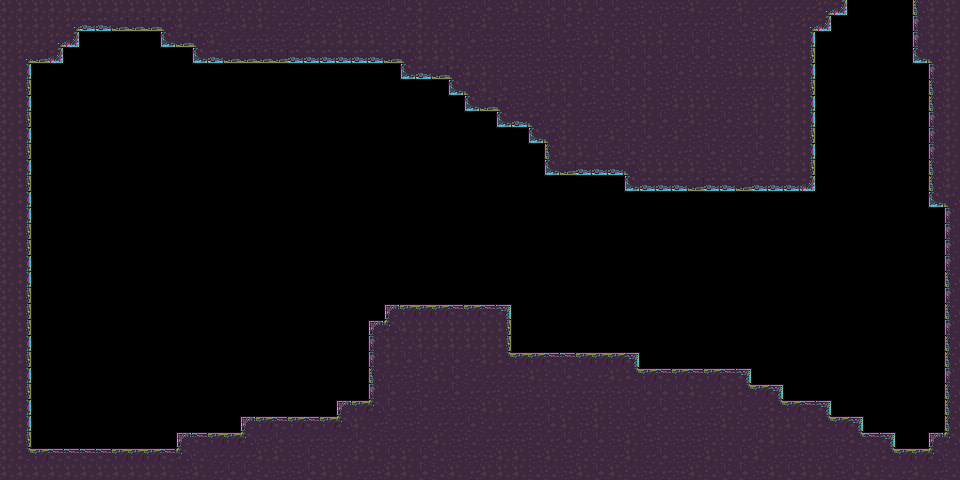

Tiled map render using the project's own tile images. Description and the whole map definition, tile-layer contents included, below:
An orthogonal 60x30 tile map with 16x16 px tiles, 1 tile layer (terrain), 3 tilesets and 3 objects (finish-line, ball-spawn).

<map version="1.10" tiledversion="1.12.2" orientation="orthogonal" renderorder="right-down" width="60" height="30" tilewidth="16" tileheight="16" infinite="0" nextlayerid="3" nextobjectid="7">
 <properties>
  <property name="boost_line-capacity" type="float" value="20000" />
  <property name="cannon-count" type="int" value="3" />
  <property name="line-capacity" type="float" value="20000" />
 </properties>
 <tileset firstgid="1" source="tileset.tsx" />
 <tileset firstgid="289" source="../background/images.tsx" />
 <tileset firstgid="290" source="../experimental/moebius-1-small.tsx" />
 <objectgroup id="2" name="game" opacity="0.37">
  <object id="2" name="finish-line" x="825.515" y="18.2982">
   <polygon points="0,0 -5.51514,105.702 115.818,105.702 115.818,-2.29788" />
  </object>
  <object id="3" name="ball-spawn" x="180" y="126.667">
   <point />
  </object>
  <object id="6" gid="289" x="-0.333333" y="480.333" width="962" height="480.667" />
 </objectgroup>
 <layer id="1" name="terrain" width="60" height="30">
  <data encoding="csv">
299,299,299,299,299,299,299,299,299,299,299,299,299,321,299,297,299,297,313,305,297,321,321,321,305,305,299,313,321,297,305,321,299,297,305,305,299,305,305,321,297,321,321,299,313,313,299,313,313,313,313,293,308,0,0,0,0,303,299,299,
299,299,299,299,293,307,307,294,294,294,295,299,313,313,297,299,299,313,321,313,313,299,321,297,297,313,299,313,299,313,299,313,321,321,299,305,297,297,313,321,297,305,313,313,321,297,305,297,299,313,293,308,0,0,0,0,0,298,299,299,
299,299,299,293,308,0,0,0,0,0,306,294,295,299,313,313,321,321,313,299,299,299,299,299,297,299,299,299,297,305,321,321,297,321,305,313,297,299,305,297,299,299,297,305,305,297,321,297,299,321,300,0,0,0,0,0,0,298,299,299,
299,293,294,308,0,0,0,0,0,0,0,0,306,307,294,294,294,294,307,307,307,307,307,307,294,295,299,299,299,313,321,313,321,297,321,321,313,313,299,305,305,305,321,305,305,297,297,321,321,297,301,0,0,0,0,0,0,306,295,299,
299,300,0,0,0,0,0,0,0,0,0,0,0,0,0,0,0,0,0,0,0,0,0,0,0,306,307,294,295,299,299,297,297,321,321,297,305,297,305,297,305,321,305,297,297,321,299,299,299,299,300,0,0,0,0,0,0,0,298,299,
299,301,0,0,0,0,0,0,0,0,0,0,0,0,0,0,0,0,0,0,0,0,0,0,0,0,0,0,306,295,299,305,321,297,299,299,305,297,305,305,305,321,297,297,297,313,313,321,313,299,301,0,0,0,0,0,0,0,303,299,
299,300,0,0,0,0,0,0,0,0,0,0,0,0,0,0,0,0,0,0,0,0,0,0,0,0,0,0,0,306,294,295,321,313,305,305,313,297,321,297,299,321,299,299,299,297,321,299,305,299,300,0,0,0,0,0,0,0,303,299,
299,301,0,0,0,0,0,0,0,0,0,0,0,0,0,0,0,0,0,0,0,0,0,0,0,0,0,0,0,0,0,306,307,295,313,299,313,321,313,305,299,305,313,299,321,305,297,299,313,299,300,0,0,0,0,0,0,0,298,299,
299,300,0,0,0,0,0,0,0,0,0,0,0,0,0,0,0,0,0,0,0,0,0,0,0,0,0,0,0,0,0,0,0,306,295,299,297,313,299,297,305,313,299,321,297,313,313,305,313,299,301,0,0,0,0,0,0,0,298,299,
299,301,0,0,0,0,0,0,0,0,0,0,0,0,0,0,0,0,0,0,0,0,0,0,0,0,0,0,0,0,0,0,0,0,303,299,299,305,321,305,297,297,313,297,305,297,297,305,321,299,300,0,0,0,0,0,0,0,298,299,
299,300,0,0,0,0,0,0,0,0,0,0,0,0,0,0,0,0,0,0,0,0,0,0,0,0,0,0,0,0,0,0,0,0,306,294,307,307,307,295,299,299,299,299,321,299,305,297,305,299,301,0,0,0,0,0,0,0,303,299,
299,301,0,0,0,0,0,0,0,0,0,0,0,0,0,0,0,0,0,0,0,0,0,0,0,0,0,0,0,0,0,0,0,0,0,0,0,0,0,306,307,307,307,294,307,307,294,307,307,307,308,0,0,0,0,0,0,0,303,299,
299,300,0,0,0,0,0,0,0,0,0,0,0,0,0,0,0,0,0,0,0,0,0,0,0,0,0,0,0,0,0,0,0,0,0,0,0,0,0,0,0,0,0,0,0,0,0,0,0,0,0,0,0,0,0,0,0,0,306,295,
299,300,0,0,0,0,0,0,0,0,0,0,0,0,0,0,0,0,0,0,0,0,0,0,0,0,0,0,0,0,0,0,0,0,0,0,0,0,0,0,0,0,0,0,0,0,0,0,0,0,0,0,0,0,0,0,0,0,0,298,
299,301,0,0,0,0,0,0,0,0,0,0,0,0,0,0,0,0,0,0,0,0,0,0,0,0,0,0,0,0,0,0,0,0,0,0,0,0,0,0,0,0,0,0,0,0,0,0,0,0,0,0,0,0,0,0,0,0,0,298,
299,301,0,0,0,0,0,0,0,0,0,0,0,0,0,0,0,0,0,0,0,0,0,0,0,0,0,0,0,0,0,0,0,0,0,0,0,0,0,0,0,0,0,0,0,0,0,0,0,0,0,0,0,0,0,0,0,0,0,298,
299,300,0,0,0,0,0,0,0,0,0,0,0,0,0,0,0,0,0,0,0,0,0,0,0,0,0,0,0,0,0,0,0,0,0,0,0,0,0,0,0,0,0,0,0,0,0,0,0,0,0,0,0,0,0,0,0,0,0,298,
299,300,0,0,0,0,0,0,0,0,0,0,0,0,0,0,0,0,0,0,0,0,0,0,0,0,0,0,0,0,0,0,0,0,0,0,0,0,0,0,0,0,0,0,0,0,0,0,0,0,0,0,0,0,0,0,0,0,0,303,
299,301,0,0,0,0,0,0,0,0,0,0,0,0,0,0,0,0,0,0,0,0,0,0,0,0,0,0,0,0,0,0,0,0,0,0,0,0,0,0,0,0,0,0,0,0,0,0,0,0,0,0,0,0,0,0,0,0,0,298,
299,301,0,0,0,0,0,0,0,0,0,0,0,0,0,0,0,0,0,0,0,0,0,0,290,310,310,310,291,310,291,292,0,0,0,0,0,0,0,0,0,0,0,0,0,0,0,0,0,0,0,0,0,0,0,0,0,0,0,303,
299,301,0,0,0,0,0,0,0,0,0,0,0,0,0,0,0,0,0,0,0,0,0,290,311,299,299,299,299,299,299,301,0,0,0,0,0,0,0,0,0,0,0,0,0,0,0,0,0,0,0,0,0,0,0,0,0,0,0,298,
299,300,0,0,0,0,0,0,0,0,0,0,0,0,0,0,0,0,0,0,0,0,0,298,299,297,299,299,299,299,299,301,0,0,0,0,0,0,0,0,0,0,0,0,0,0,0,0,0,0,0,0,0,0,0,0,0,0,0,303,
299,301,0,0,0,0,0,0,0,0,0,0,0,0,0,0,0,0,0,0,0,0,0,298,299,305,305,297,305,313,299,309,310,310,291,291,310,310,310,292,0,0,0,0,0,0,0,0,0,0,0,0,0,0,0,0,0,0,0,303,
299,300,0,0,0,0,0,0,0,0,0,0,0,0,0,0,0,0,0,0,0,0,0,303,313,321,297,299,305,297,313,313,321,299,297,305,297,313,299,309,310,291,310,291,310,291,292,0,0,0,0,0,0,0,0,0,0,0,0,298,
299,301,0,0,0,0,0,0,0,0,0,0,0,0,0,0,0,0,0,0,0,0,0,298,305,313,297,313,305,313,313,297,321,297,297,313,313,321,321,321,305,305,305,299,313,299,309,310,292,0,0,0,0,0,0,0,0,0,0,303,
299,300,0,0,0,0,0,0,0,0,0,0,0,0,0,0,0,0,0,0,0,290,310,311,305,321,305,321,321,321,299,299,321,313,305,297,321,299,297,305,313,305,321,297,313,297,305,313,309,310,291,292,0,0,0,0,0,0,0,303,
299,300,0,0,0,0,0,0,0,0,0,0,0,0,0,290,310,291,310,291,310,311,299,313,297,321,297,313,313,305,297,313,313,321,305,299,321,299,297,321,305,297,297,321,321,299,297,321,299,299,305,309,310,292,0,0,0,0,0,303,
299,301,0,0,0,0,0,0,0,0,0,290,291,310,310,311,321,305,321,313,321,313,305,297,321,313,313,299,321,297,313,321,321,297,313,305,305,305,321,299,321,297,321,321,297,297,313,305,299,321,299,321,321,309,291,292,0,0,290,311,
299,309,310,291,291,291,291,310,310,310,291,311,297,313,313,313,299,299,321,305,297,297,299,299,305,299,305,297,321,321,321,299,299,321,299,321,297,297,313,299,313,305,321,321,299,297,305,299,313,321,297,321,305,297,297,309,310,310,311,297,
299,299,299,299,299,299,299,299,299,299,299,321,299,313,305,305,297,321,321,305,299,299,313,321,299,299,305,297,299,313,299,299,299,297,297,321,299,305,299,297,321,313,321,299,297,305,305,321,299,305,299,299,321,305,299,297,313,299,313,297
</data>
 </layer>
</map>
